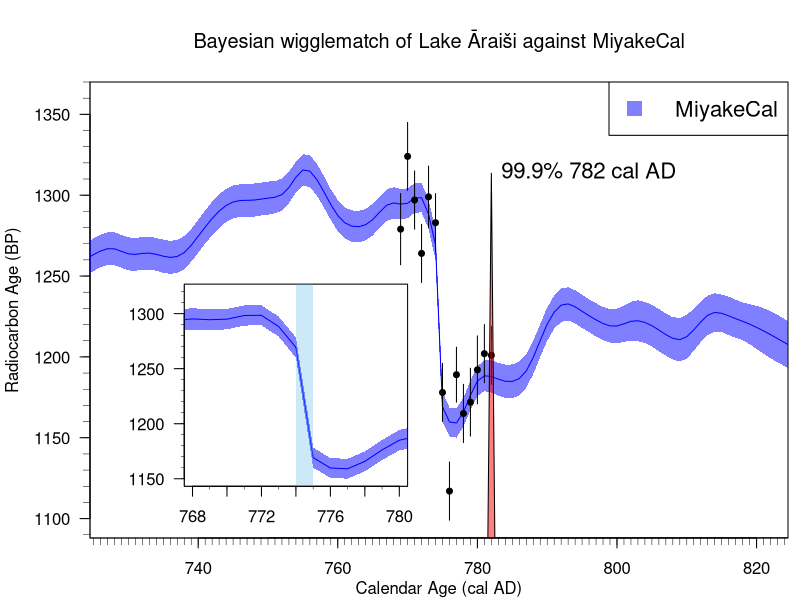

R code for this plot:
# Perform a Bayesian wiggle-match of Lake Araisi timber fortress
# against MiyakeCal curve

oldpar <- par(no.readonly = TRUE)

# Plotting parameters
cex_lab <- 1
y_lab_line <- 3.2
label_adj <- -1
dens_plot_scale <- 0.8 # How far up you want the density plot to go

AD <- TRUE
MookConvention <- TRUE
set.seed(17)

Mult_SigmaInterval <- 1 # Do we want 1 sigma or two sigma

# Wiggle matching Araisi Lake Fortress over a MiyakeCal curve
MiyakeCal <- read.csv("CalibrationCurves/MiyakeCalCurve.csv", header = TRUE)
MiyakeCal$C14Upper <- MiyakeCal$c14age + Mult_SigmaInterval * MiyakeCal$c14sig
MiyakeCal$C14Lower <- MiyakeCal$c14age - Mult_SigmaInterval * MiyakeCal$c14sig
MiyakeCal$AD <- (1950 - MiyakeCal$calage) 

# Calibrate vs MiyakeCal
calcurve <- MiyakeCal 

# Read in Araisi data (from Meadows paper)
wiggle_data <- read.csv("AraisiData/AraisiWiggleMatch.csv")

# Now create a function which calibrates multiple samples in a wiggle match
# Arguments:
# t - the age you want to test
# calgaps - the known claendar age gaps
# y - vector of c14ages
# er - observcational uncertainty
# calcurve - the calibration curve
Miyakecalibwiggle <- function(t, y, er, calgaps, calcurve) {
  # Find approx value of calcurve at
  wiggle_calages <- t + calgaps # ages of all samples
  wiggle_mean <- approx(calcurve[,1], calcurve[,2], xout = wiggle_calages, rule = 2)$y
  wiggle_sd <- approx(calcurve[,1], calcurve[,3], wiggle_calages, rule = 2)$y
  prod(dnorm(y, mean = wiggle_mean, sd = sqrt(er^2 + wiggle_sd^2)))                    
} 

fromto <- seq(1100, 1200, by = 1)
ntheta <-length(fromto)
probs <- rep(NA, ntheta)
for(i in 1:ntheta) {
  probs[i] <- Miyakecalibwiggle(t = fromto[i], 
                                y = wiggle_data$c14_age, 
                                er = wiggle_data$c14_sig,
                                calgaps = wiggle_data$gaps,
                                calcurve = MiyakeCal)
}


# Normalise the posterior probabilities
probs <- probs/sum(probs)
maxcalprob <- max(probs)

# Check we get annual precision (i.e., greater than 95% posterior probability in a single year)
probs[(which.max(probs) - 2):(which.max(probs) + 2)]
(max_cal_age_prob <- max(probs)) # In this case 99.999%
(max_cal_age_fit <- 1950 - fromto[which.max(probs)]) # In this case 782 cal AD

# Now make the plot
Miyake <- 1950 - 774.5
ylimplot <- c(1088, 1370)
xlimplot <- 774.5 + c(-50,50)

par(mar = c(3, 4.4, 4, 0.5) + 0.1)
plot(MiyakeCal$AD, MiyakeCal$c14age,
     xlab = "", ylab = "", 
     main = expression("Bayesian wigglematch of Lake Āraiši against MiyakeCal"),
     las = 1,  cex.lab = 1.3,
     xaxs="i", yaxs = "i", 
     type = "n",
     ylim=ylimplot , xlim = xlimplot)

mtext(text="Calendar Age (cal AD)", side=1, line=2, cex = cex_lab)
mtext(text = expression(paste("Radiocarbon Age (BP)")), 
      side = 2, line = y_lab_line, cex = cex_lab)


xtick<-seq(700, 900, by=1)
ytick<-seq(1000, 1400, by=10)
axis(side=1, at=xtick, labels = FALSE, lwd = 0.5, tck = -0.015)
axis(side=2, at=ytick, labels = FALSE, lwd = 0.5, tck = -0.015)


lines(MiyakeCal$AD, MiyakeCal$c14age, col = "blue")
polygon(c(MiyakeCal$AD, rev(MiyakeCal$AD)), 
        c(MiyakeCal$C14Upper, rev(MiyakeCal$C14Lower)), 
        col = rgb(0,0,1, 0.5), border=NA)
     

# Plot observations at their optimal locations
post_cal_ages_AD <- 1950 - (fromto[which.max(probs)] + wiggle_data$gaps)
points(post_cal_ages_AD, wiggle_data$c14_age,  pch = 19, cex = 0.8)
segments(x0 = post_cal_ages_AD, 
         y0 = wiggle_data$c14_age + Mult_SigmaInterval *wiggle_data$c14_sig,
         y1 = wiggle_data$c14_age - Mult_SigmaInterval *wiggle_data$c14_sig)



# Create a histogram of the calibrated ages
pol <- cbind(fromto, probs)

# Manually adjust as it interpolates from adjacent years 
# This falsely suggests some probability in those years too
max_index <- which.max(probs)
pol <- rbind(c(min(fromto), 0),
             pol[1:(max_index - 1),],
             c(pol[max_index,1] - 0.5, 0),
             pol[max_index,], 
             c(pol[max_index,1] + 0.5, 0),
             pol[(max_index+1):(dim(pol)[1]),], 
             c(max(fromto), 0))


if(AD) {
  polBC <- pol
  polBC[,1] <- (1950 - polBC[,1])
  pol <- polBC
}
pol[,1] <- pol[,1]
# Rescale to fit on the graph
pol[,2] <- pol[,2] * dens_plot_scale * (ylimplot[2] - ylimplot[1]) / maxcalprob
pol[,2] <- pol[,2] + ylimplot[1]
polygon(pol, col = rgb(1,0,0,.5))

legend("topright", legend = c("MiyakeCal"), 
       lty = c(-1), pch = c(15), lwd = 2,
       col = c(rgb(0,0,1,.5)), cex = 4/3, pt.cex = 2)



text(x = 782, y = max(pol[,2]), 
     labels = "99.9% 782 cal AD", 
     cex = 4/3, pos = 4)

# Create inset plot showing zoomed in AD 774 Miyake period
# Adjust plot to create subplot 
u <- c(738, 770, 1120, 1245)
v <- c(
  grconvertX(u[1:2], "user", "ndc"),
  grconvertY(u[3:4], "user", "ndc")
)
par(fig=v, new=TRUE, mar=c(0,0,0,0) )

plot(MiyakeCal$AD, MiyakeCal$c14age,
     type = "l",
     col = "blue",
     las = 1,
     xlim = c(768, 780), 
     ylim = c(1150, 1320))
polygon(c(MiyakeCal$AD, rev(MiyakeCal$AD)), 
        c(MiyakeCal$C14Upper, rev(MiyakeCal$C14Lower)), 
        col = rgb(0,0,1, 0.5), border=NA)
xtick<-seq(700, 900, by=1)
ytick<-seq(1000, 1400, by=10)
axis(side=1, at=xtick, labels = FALSE, lwd = 0.5, tck = -0.015)
axis(side=2, at=ytick, labels = FALSE, lwd = 0.5, tck = -0.015)

# Put on shading in background
tempcal <- c(774,775) 
tempx <- c(tempcal, rev(tempcal))
tempy <- rep(par("usr")[3:4], c(2,2))
polygon(tempx, tempy, 
        border = NA,
        col = rgb(86, 180, 233, max = 255, alpha = 75))


# Revert to old par
par(oldpar)









